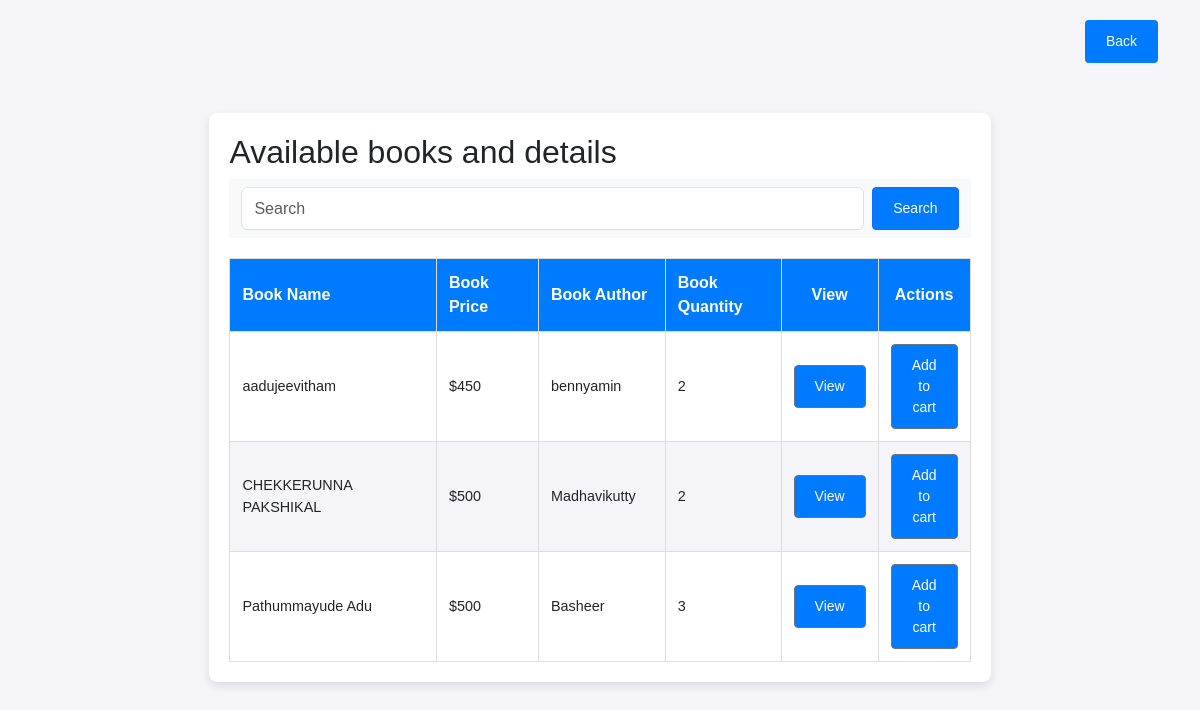
Page /user/home/ on the committed database.
### testbookapp/models.py (models this page shows)
class bookprofile(models.Model):
    bookname = models.CharField(max_length=200)
    bookprice = models.IntegerField()
    author = models.CharField(max_length=200, blank=True, null=True)
    bookimage = models.ImageField(upload_to='book_media', null=True, blank=True)
    quantity=models.IntegerField(blank=True, null=True)

### userapp/views.py (the view)
# urls.py: 2. Add a URL to urlpatterns:  path('', views.home, name='home')
def home(request):
    vls = bookprofile.objects.all()
    return render(request, 'user/home.html', {'vls': vls})

### template/user/home.html (shortened to what this page needs)
<!DOCTYPE html>
<html lang="en">
<head>
    <link href="https://cdn.jsdelivr.net/npm/bootstrap@5.3.3/dist/css/bootstrap.min.css" rel="stylesheet">
</head>
<body>
<div class="container">
    <div class="button-container">
        <a href="{% url 'login' %}" class="btn">Back</a>
    </div>
<div class="table-container" style="margin-top:50px">
    <h2>Available books and details</h2>
    <div class="search-container">
        <nav class="navbar bg-body-tertiary">
            <div class="container-fluid">
                <form class="d-flex w-100" role="search" method="GET" action="{% url 'filter' %}">
                    <input class="form-control me-2" type="search" placeholder="Search" aria-label="Search" name="q" title="Search books">
                    <button class="btn btn-primary" type="submit">Search</button>
                </form>
            </div>
        </nav>
    </div>
    <table>
        <thead>
            <tr>
                <th style="width: 40%;">Book Name</th>
                <th style="width: 20%;">Book Price</th>
                <th style="width: 20%;">Book Author</th>
                 <th style="width: 20%;">Book Quantity</th>
                <th style="width: 13%; text-align: center;">View</th>
                <th style="width: 50%; text-align: center;">Actions</th>
            </tr>
        </thead>
        <tbody>
            {% for i in vls %}
            <tr>
                <td style="font-size: 0.9rem;">{{ i.bookname }}</td>
                <td style="font-size: 0.9rem;">${{ i.bookprice }}</td>
                 <td style="font-size: 0.9rem;">{{ i.author }}</td>
                 <td style="font-size: 0.9rem;">{{ i.quantity }}</td>
                <td style="text-align: center;">
                    <a href="{% url 'bookdetails' i.id %}" class="btn btn-secondary btn-sm">View</a></td>
                    <td style="text-align: center;">
                    <a href="{% url 'addtocart' i.id %}" class="btn btn-secondary btn-sm">Add to cart</a>
                </td>
            </tr>
            {% endfor %}
        </tbody>
    </table>
</div>
</body>
</html>

### template/user/home.html (style rules this page uses)
body { font-family: Arial, sans-serif; background-color: #f4f4f9; margin: 0; padding: 0; display: flex; flex-direction: column; align-items: center; min-height: 100vh; }
.table-container { width: 70%; margin: 40px auto; background-color: #ffffff; padding: 20px; border-radius: 8px; box-shadow: 0 4px 8px rgba(0, 0, 0, 0.1); }
table { width: 100%; border-collapse: collapse; margin-top: 20px; }
th, td { padding: 12px; border: 1px solid #ddd; text-align: left; font-size: 16px; }
th { background-color: #007bff; color: #ffffff; }
tr:nth-child(even) { background-color: #f4f4f9; }
.btn { display: inline-block; padding: 6px 12px; font-size: 14px; border-radius: 4px; text-decoration: none; color: #ffffff; }
.btn-secondary { background-color: #6c757d; }
.search-container { margin-bottom: 20px; }
.button-container { text-align: right; margin-top: 20px; margin-left:-20px; }
.btn { display: inline-block; padding: 10px 20px; background-color: #007bff; color: white; text-decoration: none; border-radius: 4px; transition: background-color 0.3s; cursor: pointer; }

### rows in the picture
bookprofile: bookname "aadujeevitham", bookprice "450", author "bennyamin", quantity "2"
bookprofile: bookname "CHEKKERUNNA PAKSHIKAL", bookprice "500", author "Madhavikutty", quantity "2"
bookprofile: bookname "Pathummayude Adu", bookprice "500", author "Basheer", quantity "3"
